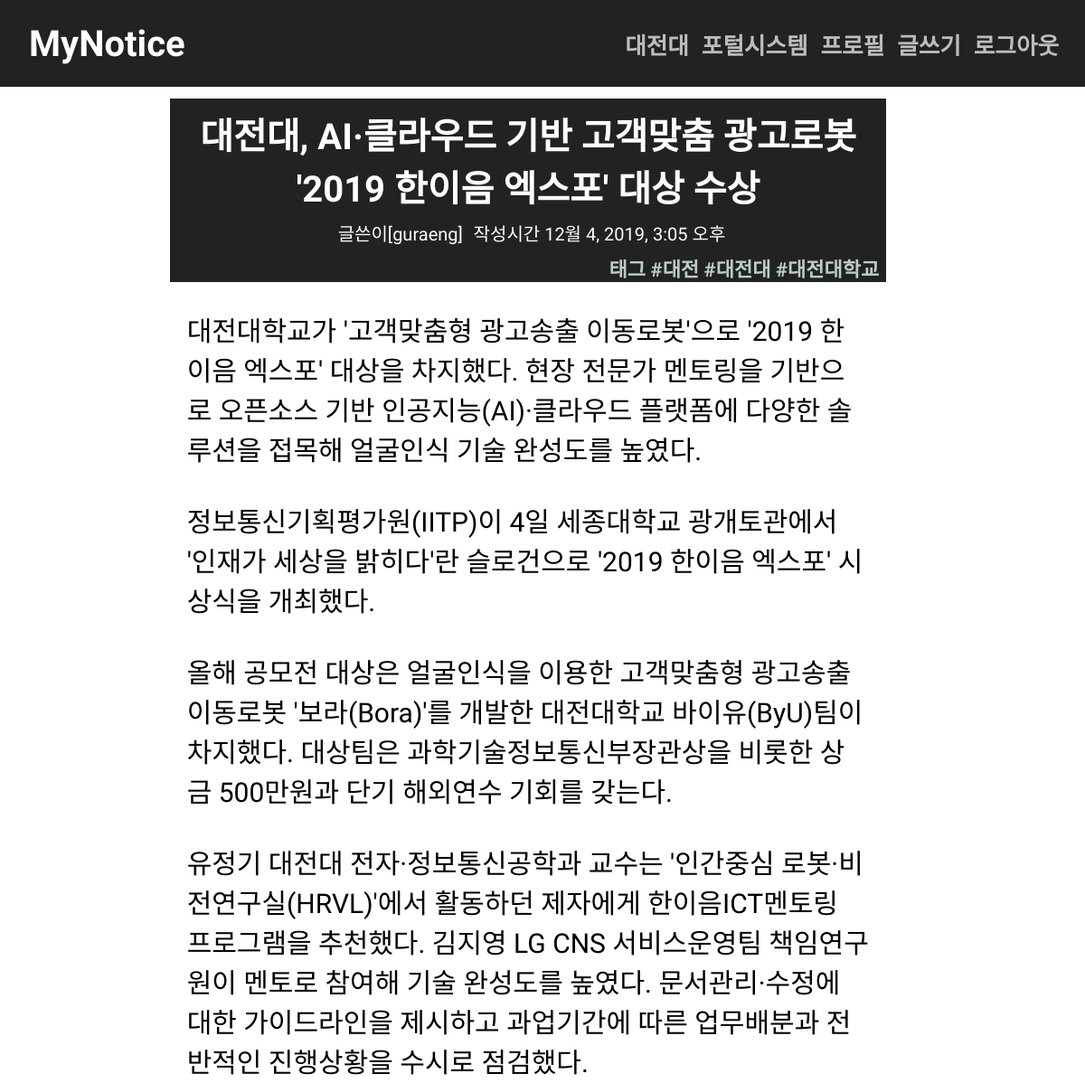
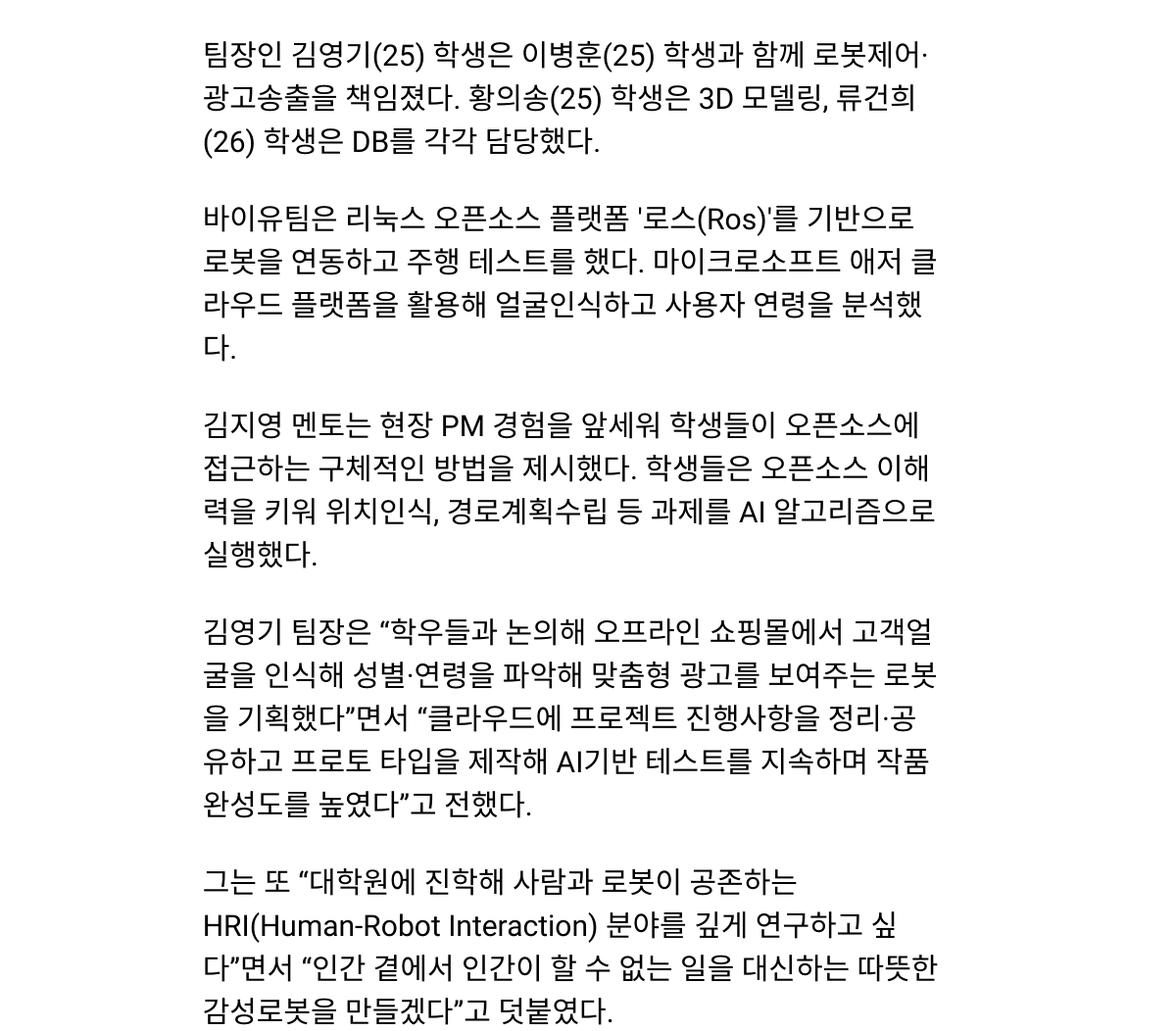
The page /notice/post/12 on the database its author committed (2 pictures, top to bottom).
### notice/models.py (models this page shows)
class Post(models.Model):
    title = models.CharField(max_length=255)
    body = RichTextUploadingField()
    file = models.FileField(null=True, blank=True)
    create_date = models.DateTimeField(auto_now_add=True)
    tag = TaggableManager()
    creator = models.ForeignKey(
        User,
        related_name='posts',
        on_delete=models.SET_NULL,
        null=True
    )
    class Meta:
        ordering = ['-create_date']

### notice/views.py (the view)
# urls.py: path('post/<int:pk>', views.PostDetailView.as_view(), name='detail'),
class PostDetailView(DetailView):
    model = Post
    template_name = 'notice/detail.html'
    context_object_name = 'post'

### templates/notice/detail.html (shortened to what this page needs)
{% extends 'notice/base.html' %}
{% block content %}
	<div class="detail">
		<p id="title">{{ post.title|upper }}</p>
			<p><snap id="creator">글쓴이[{{ post.creator.get_username }}]</snap>
			<snap id="date">작성시간 {{ post.create_date }}</snap></p>
			<div id="det">태그
			{% for tag_name in post.tag.names %}
				<snap>#{{ tag_name }}</snap>
			{% endfor %}
			</div>
			</div>
	<div id="con">{{ post.body|safe }}
	</div>
{% endblock %}

### notice/static/css/tab_menu.css (style rules this page uses)
* { font-family: 'Gothic A1', sans-serif; }

### notice/static/css/detail.css (style rules this page uses)
body { padding-left: 15%; padding-right: 0; margin-top: 5%; }
.detail { margin-top: 1%; background: #222222; color: white; width: 85%; text-align: center; }
.detail p { margin:1%; padding:0; }
#title { font-size: 40px; margin-left: 1%; font-weight: bold; margin-right: 1%; padding-top: 10px; }
#date { margin-left: 1%; font-size:20px; }
#creator { margin-left:1%; font-size:20px; }
#det { margin-left: 1%; margin-right: 1%; font-size: 22px; color: #BACDC9; font-weight: bold; text-align: right; }
#con { width: 81%; margin-left: 2%; margin-top: 3%; font-size:30px; word-wrap: break-word; }

### notice/static/css/list.css (style rules this page uses)
body { padding-left:15%; padding-right:6vmin; padding-top: 3%; }

### notice/static/css/post.css (style rules this page uses)
body { margin-top: 4rem; }

### rows shown on the page
Post: title "대전대, AI·클라우드 기반 고객맞춤 광고로봇 '2019 한이음 엑스포' 대상 수상", creator.get_username "guraeng", create_date "12월 4, 2019, 3:05 오후", body "대전대학교가 '고객맞춤형 광고송출 이동로봇'으로 '2019 한이음 엑스포' 대상을 차지했다. 현장 전문가 멘토링을 기반으로 오픈소스 기반 인공지능(AI)·클라우드 플랫폼에 다양한 솔루션을 접목해 얼굴인식 기술 완성도를 높였다. 정보통신기획평가원(IITP)이 4일 세종대학교 광개토관에서 '인재가 세상을 밝히다'란 슬로건으로 '2019 한이음 엑스포' 시상식을 개최했다. 올해 공모전 대상은 얼굴인식을 이용한 고객맞춤형 광고송출 이동로봇 '보라(Bora)'를 개발한 대전대학교 바이유(ByU)팀이 차지했다. 대상팀은 과학기술정보통신부장관상을 비롯한 상금 500만원과 단기 해외연수 기회를 갖는다. 유정기 대전대 전자·정보통신공학과 교수는 '인간중심 로봇·비전연구실(HRVL)'에서 활동하던 제자에게 한이음ICT멘토링 프로그램을 추천했다. 김지영 LG CNS 서비스운영팀 책임연구원이 멘토로 참여해 기술 완성도를 높였다. 문서관리·수정에 대한 가이드라인을 제시하고 과업기간에 따른 업무배분과 전반적인 진행상황을 수시로 점검했다. 팀장인 김영기(25) 학생은 이병훈(25) 학생과 함께 로봇제어·광고송출을 책임졌다. 황의송(25) 학생은 3D 모델링, 류건희(26) 학생은 DB를 각각 담당했다. 바이유팀은 리눅스 오픈소스 플랫폼 '로스(Ros)'를 기반으로 로봇을 연동하고 주행 테스트를 했다. 마이크로소프트 애저 클라우드 플랫폼을 활용해 얼굴인식하고…"

### other values the page prints
{{ tag_name }} "대전" "대전대" "대전대학교"
